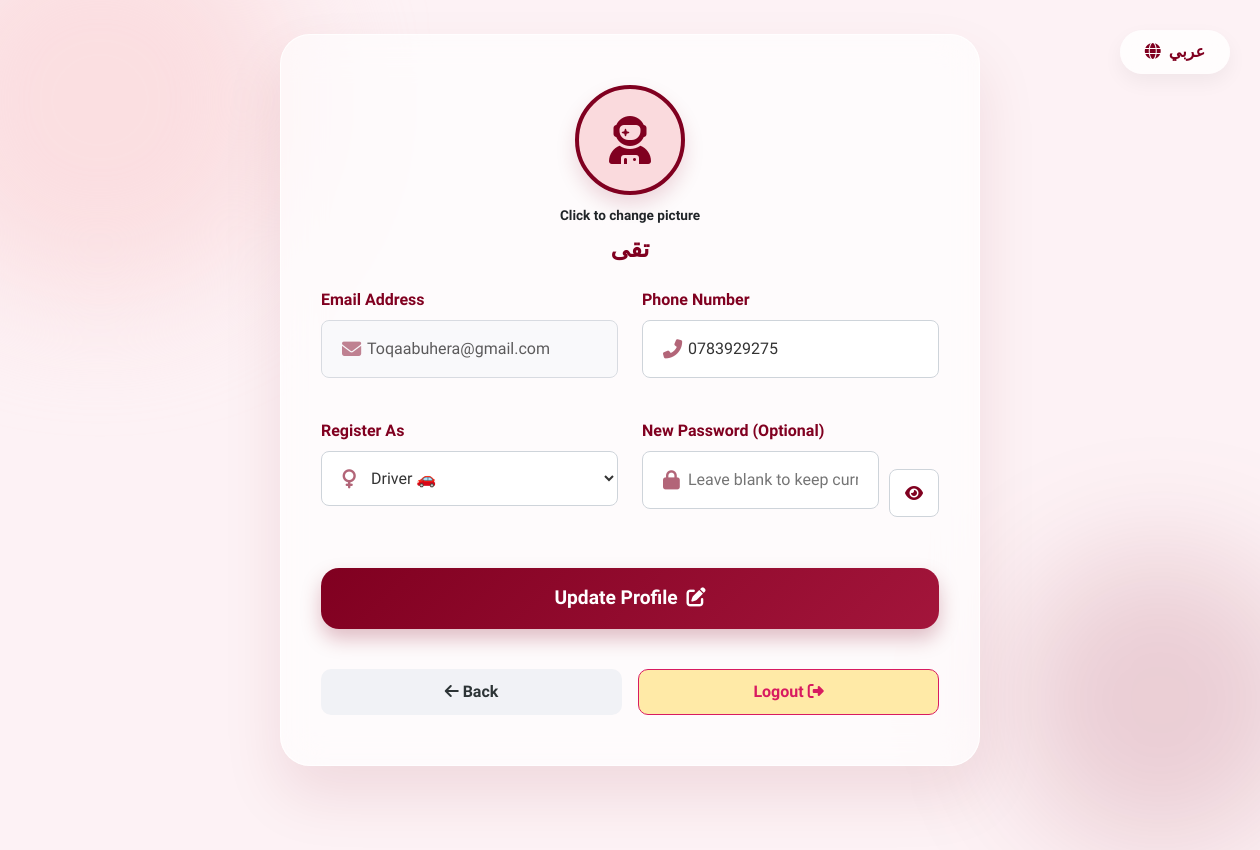
The page /profile.php?lang=en (signed in) on the database its author committed.
### tables this page shows
CREATE TABLE `users` (
  `id` int(11) NOT NULL,
  `full_name` varchar(255) NOT NULL,
  `email` varchar(255) NOT NULL,
  `PASSWORD` varchar(255) NOT NULL,
  `phone_number` varchar(20) NOT NULL,
  `dob` date NOT NULL,
  `role` enum('driver','passenger') NOT NULL,
  `profile_pic` varchar(255) NOT NULL DEFAULT 'default.png',
  `created_at` timestamp NOT NULL DEFAULT current_timestamp()
);

### lang.php (called while the page is built, shortened)
<?php
$lang = $_SESSION['lang'];
function __(string $key): string {
    global $translations, $lang;
    return $translations[$lang][$key] ?? $key;
}
?>

### profile.php (the view, shortened to what this page needs)
<?php
require_once 'db_connect.php';
require_once 'lang.php';
$user_id = $_SESSION['user_id'];
$sql = "SELECT * FROM users WHERE id = $user_id";
$result = mysqli_query($conn, $sql);
$user_data = mysqli_fetch_assoc($result);
$home_link = ($user_data['role'] == 'driver') ? 'driver_dashboard.php' : 'search.php';
?>
<!DOCTYPE html>
<html lang="<?php echo $lang; ?>" dir="<?php echo $lang == 'ar' ? 'rtl' : 'ltr'; ?>">
<head>
    <link href="https://cdn.jsdelivr.net/npm/bootstrap@5.3.0/dist/css/bootstrap.min.css" rel="stylesheet">
    <link rel="stylesheet" href="https://cdnjs.cloudflare.com/ajax/libs/font-awesome/6.4.0/css/all.min.css">
    <link rel="stylesheet" href="style.css">
</head>
<body>
    <div class="bg-shape shape-1"></div>
    <div class="bg-shape shape-2"></div>
    <a href="?lang=<?php echo $lang == 'ar' ? 'en' : 'ar'; ?>" class="lang-toggle">
        <i class="fa-solid fa-globe me-1"></i> <?php echo $lang == 'ar' ? 'English' : 'عربي'; ?>
    </a>
    <div class="premium-card" style="max-width: 700px;">
        <form method="POST" action="" enctype="multipart/form-data" id="profileForm">
            <div class="text-center mb-4">
                <div class="profile-pic-container" onclick="document.getElementById('fileInput').click();">
                    <?php if($user_data['profile_pic'] != 'default.png' && file_exists('uploads/'.$user_data['profile_pic'])): ?>
                        <img src="uploads/<?php echo $user_data['profile_pic']; ?>" class="profile-pic" alt="Profile">
                    <?php else: ?>
                        <div class="profile-pic" style="background: var(--baby-pink); display: flex; align-items: center; justify-content: center;"><i class="fa-solid fa-user-astronaut fa-3x" style="color: var(--burgundy);"></i></div>
                    <?php endif; ?>
                </div>
                <div style="font-size: 0.85rem; color: var(--text-muted); margin-top: -5px; margin-bottom: 10px; font-weight: bold;"><?php echo __('change_pic'); ?></div>
                <h4 style="color: var(--burgundy); font-weight: 800;"><?php echo $user_data['full_name']; ?></h4>
            </div>
            <div class="row">
                <div class="col-md-6 mb-3"><label class="form-label fw-bold" style="color: var(--burgundy);"><?php echo __('email'); ?></label><div class="input-group-custom" style="background-color: #f8f9fa; opacity: 0.8;"><i class="fa-solid fa-envelope main-icon"></i><input type="email" class="premium-input" value="<?php echo $user_data['email']; ?>" readonly></div></div>
                <div class="col-md-6 mb-3"><label class="form-label fw-bold" style="color: var(--burgundy);"><?php echo __('phone'); ?></label><div class="input-group-custom" id="phoneGroup"><i class="fa-solid fa-phone-flip main-icon"></i><input type="text" name="phone_number" id="phone" class="premium-input" value="<?php echo $user_data['phone_number']; ?>" required></div><div id="phoneError" class="instant-error"><i class="fa-solid fa-xmark"></i> Invalid Phone!</div></div>
            </div>
            <div class="row">
                <div class="col-md-6 mb-3"><label class="form-label fw-bold" style="color: var(--burgundy);"><?php echo __('role'); ?></label><div class="input-group-custom"><i class="fa-solid fa-venus main-icon"></i><select name="role" class="premium-input" required><option value="passenger" <?php echo ($user_data['role'] == 'passenger') ? 'selected' : ''; ?>><?php echo __('passenger'); ?></option><option value="driver" <?php echo ($user_data['role'] == 'driver') ? 'selected' : ''; ?>><?php echo __('driver'); ?></option></select></div></div>
                <div class="col-md-6 mb-4"><label class="form-label fw-bold" style="color: var(--burgundy);">New Password (Optional)</label><div class="password-wrapper"><div class="input-group-custom" id="passGroup"><i class="fa-solid fa-lock main-icon"></i><input type="password" name="new_password" id="newPassword" class="premium-input" placeholder="Leave blank to keep current"></div><button type="button" class="eye-btn-outside" id="togglePasswordBtn"><i class="fa-solid fa-eye" id="eyeIcon"></i></button></div><div id="passError" class="instant-error"><i class="fa-solid fa-xmark"></i> Too weak!</div></div>
            </div>
            <button type="submit" id="submitBtn" class="premium-btn mb-3"><?php echo __('update_btn'); ?> <i class="fa-solid fa-pen-to-square ms-1"></i></button>
        </form>
        <div class="d-flex gap-3 mt-4">
            <a href="<?php echo $home_link; ?>" class="btn w-50" style="background: #f1f2f6; color: #2d3436; font-weight: bold; border-radius: 10px; padding: 10px;"><i class="fa-solid fa-arrow-left"></i> <?php echo __('back_btn'); ?></a>
            <button type="button" onclick="confirmLogout()" class="btn w-50" style="background: #ffeaa7; color: #d81b60; font-weight: bold; border-radius: 10px; padding: 10px; border: 1px solid #d81b60;"><?php echo __('logout_btn'); ?> <i class="fa-solid fa-right-from-bracket"></i></button>
        </div>
    </div>
</body>
</html>

### style.css (style rules this page uses)
:root { --baby-pink: #FADADD; --burgundy: #800020; --burgundy-light: #a3153b; --white: #ffffff; }
body { font-family: 'Tajawal', sans-serif; background-color: #fdf2f5; min-height: 100vh; display: flex; align-items: center; justify-content: center; margin: 0; position: relative; }
.bg-shape { position: absolute; border-radius: 50%; filter: blur(60px); z-index: -1; animation: float 10s infinite ease-in-out alternate; }
.shape-1 { width: 400px; height: 400px; background: rgba(250, 218, 221, 0.8); top: -100px; left: -100px; }
.shape-2 { width: 300px; height: 300px; background: rgba(128, 0, 32, 0.15); bottom: -50px; right: -50px; animation-delay: -5s; }
.premium-card { background: rgba(255, 255, 255, 0.65); backdrop-filter: blur(20px); -webkit-backdrop-filter: blur(20px); border: 1px solid rgba(255, 255, 255, 0.8); border-radius: 30px; box-shadow: 0 30px 60px rgba(128, 0, 32, 0.1); padding: 50px 40px; width: 100%; max-width: 420px; z-index: 1; transform: translateY(30px); opacity: 0; animation: slideUp 0.8s cubic-bezier(0.16, 1, 0.3, 1) forwards; }
.input-group-custom { position: relative; margin-bottom: 25px; }
.input-group-custom i { position: absolute; top: 50%; transform: translateY(-50%); color: var(--burgundy); opacity: 0.6; font-size: 1.2rem; transition: 0.3s; }
html[dir="ltr"] .input-group-custom i { left: 20px; }
html[dir="ltr"] .premium-input { padding: 16px 20px 16px 50px; }
.premium-input { width: 100%; background: rgba(255, 255, 255, 0.9); border: 2px solid transparent; border-radius: 18px; font-size: 1rem; color: #333; transition: all 0.3s ease; box-shadow: 0 4px 15px rgba(0,0,0,0.02); }
.premium-btn { background: linear-gradient(135deg, var(--burgundy) 0%, var(--burgundy-light) 100%); color: var(--white); border: none; border-radius: 18px; padding: 16px; font-size: 1.2rem; font-weight: 700; width: 100%; transition: all 0.4s ease; cursor: pointer; margin-top: 10px; box-shadow: 0 10px 20px rgba(128, 0, 32, 0.25); }
.lang-toggle { position: absolute; top: 30px; right: 30px; background: rgba(255, 255, 255, 0.8); backdrop-filter: blur(10px); color: var(--burgundy); padding: 10px 25px; border-radius: 25px; font-weight: 700; text-decoration: none; box-shadow: 0 8px 20px rgba(0,0,0,0.05); transition: all 0.3s ease; z-index: 10; }

### profile.php (style rules this page uses)
.profile-pic-container { position: relative; width: 110px; height: 110px; margin: 0 auto 15px; cursor: pointer; }
.profile-pic { width: 110px; height: 110px; border-radius: 50%; object-fit: cover; border: 4px solid var(--burgundy ); box-shadow: 0 10px 20px rgba(128,0,32,0.15); transition: 0.3s; }
.input-group-custom { position: relative; width: 100%; background: #fff; border: 1px solid #ced4da; border-radius: 8px; transition: 0.3s; }
.main-icon { position: absolute; top: 50%; transform: translateY(-50%); color: var(--burgundy); font-size: 1.1rem; z-index: 5; }
.premium-input { width: 100%; border: none !important; outline: none !important; padding: 12px 15px; background: transparent; box-shadow: none !important; border-radius: 8px; }
html[dir="ltr"] .main-icon { left: 15px; }
html[dir="ltr"] .premium-input { padding-left: 45px; }
.password-wrapper { display: flex; align-items: center; gap: 10px; }
.eye-btn-outside { background: #fff; border: 1px solid #ced4da; border-radius: 8px; width: 50px; height: 48px; display: flex; align-items: center; justify-content: center; color: var(--burgundy); cursor: pointer; transition: 0.3s; flex-shrink: 0; }

### rows shown on the page
users: full_name "تقى", email "Toqaabuhera@gmail.com", phone_number "0783929275", role "Driver 🚗"

### other values the page prints
__('change_pic') "Click to change picture"
__('email') "Email Address"
__('phone') "Phone Number"
__('role') "Register As"
__('update_btn') "Update Profile"
__('back_btn') "Back"
__('logout_btn') "Logout"
